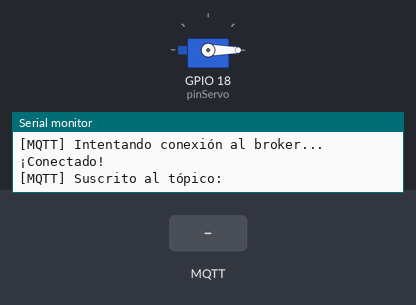
A program run on a simulated ESP32. Shown: servo, the last lines printed to the serial monitor. The inputs (shaded band) are chosen by the test bench. WiFi joins after 1.5 s; servers stay silent unless stated; no MQTT or app messages arrive unless stated; not simulated (calls return 0 or success): secrets.h; names the files do not define were given values by the test bench: mqtt_port = 1883.

Above: at 2.7 s.
2.8 s: MQTT message "1" arrives on the first subscribed topic
At 3.7 s:
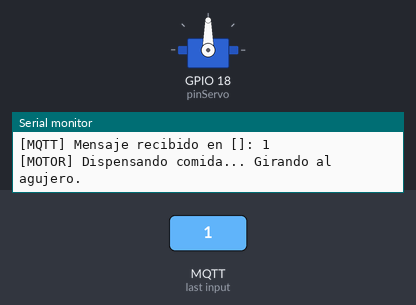
5.5 s: MQTT message "on" arrives on the first subscribed topic
7.0 s: MQTT message "off" arrives on the first subscribed topic
Timing chart, 0 to 10.0 s (numbered marks = the images above; inputs shaded):
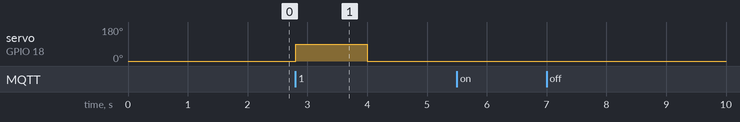

The program:

main.cpp
```cpp
#include <Arduino.h>
#include <WiFi.h>
#include <ESP32Servo.h>
#include <PubSubClient.h>
#include "secrets.h"

// --- CONFIGURACIÓN WI-FI ---
const int wifiRetryAttempts = 20;

// --- CONFIGURACIÓN HARDWARE ---
Servo miServo;
const int pinServo = 18;

// --- OBJETOS ---
WiFiClient espClient;
PubSubClient client(espClient);

// Declaración de funciones
void conectarWiFi();
void dispensarComida();
void conectarMQTT();
void callback(char* topic, byte* payload, unsigned int length);

void setup() {
    Serial.begin(115200);
    delay(10);

    conectarWiFi();

    // Configurar servidor MQTT y función de escucha (callback)
    client.setServer(mqtt_server, mqtt_port);
    client.setCallback(callback);

    ESP32PWM::allocateTimer(0);
    ESP32PWM::allocateTimer(1);
    miServo.setPeriodHertz(50);
    miServo.attach(pinServo, 500, 2400);
    miServo.write(0); // Asegurar posición cerrado al arrancar
    Serial.println("\n[SISTEMA] Todo listo y compuerta cerrada.");
}

void loop() {
    // Si por alguna razón se desconecta del Wi-Fi, intenta reconectar automáticamente
    if (WiFi.status() != WL_CONNECTED) {
        conectarWiFi();
    }

    if (!client.connected()) {
        conectarMQTT();
    }

    // Esta función mantiene viva la comunicación MQTT y procesa mensajes entrantes
    client.loop();
    delay(10);
}

void conectarWiFi() {
    Serial.println();
    Serial.print("[WI-FI] Conectando a ");
    Serial.println(ssid);

    // Iniciar el módulo Wi-Fi en modo estación (cliente)
    WiFi.mode(WIFI_STA);
    WiFi.begin(ssid, password);

    // Esperar a que se conecte
    int intentos = 0;
    while (WiFi.status() != WL_CONNECTED && intentos < wifiRetryAttempts) {
        delay(500);
        Serial.print(".");
        intentos++;
    }

    if (WiFi.status() == WL_CONNECTED) {
        Serial.println("");
        Serial.println("[WI-FI] ¡Conectado con éxito!");
        Serial.print("[WI-FI] Dirección IP asignada: ");
        Serial.println(WiFi.localIP());
    } else {
        Serial.println("");
        Serial.println("[WI-FI] Error: No se pudo conectar. Reintentando en el siguiente ciclo...");
    }
}

void dispensarComida() {
    int posicionCerrado = 0;
    int posicionAbierto = 90;

    Serial.println("\n[MOTOR] Dispensando comida... Girando al agujero.");
    miServo.write(posicionAbierto);

    delay(1200); // Tiempo de caída de croquetas

    Serial.println("[MOTOR] Cerrando compuerta. Regresando a posición original.");
    miServo.write(posicionCerrado);
}

void conectarMQTT() {
    while (!client.connected()) {
        Serial.print("[MQTT] Intentando conexión al broker...");
        // Creamos un ID de cliente único basado en el tiempo
        char* clientId = "FeederDevice";

        if (client.connect(clientId, mqtt_user, mqtt_pass)) {
            Serial.println(" ¡Conectado!");
            // Nos suscribimos al tópico para escuchar órdenes
            client.subscribe(topic_sub);
            Serial.print("[MQTT] Suscrito al tópico: ");
            Serial.println(topic_sub);
        } else {
            Serial.print(" Falló, rc=");
            Serial.print(client.state());
            Serial.println(" Reintentando en 5 segundos...");
            delay(5000);
        }
    }
}

// Esta función se ejecuta automáticamente cuando llega un mensaje MQTT
void callback(char* topic, byte* payload, unsigned int length) {
    Serial.print("\n[MQTT] Mensaje recibido en [");
    Serial.print(topic);
    Serial.print("]: ");

    String mensaje = "";
    for (int i = 0; i < length; i++) {
        mensaje += (char)payload[i];
    }
    Serial.println(mensaje);

    // Si recibimos un "1", se activa el dispensador
    if (mensaje == "1") {
        dispensarComida();
    }
}
```

Measured:
- after the input at 2.8 s, servo on GPIO 18 (pinServo): 0° → 90° at once, → 0° 1.2 s later
